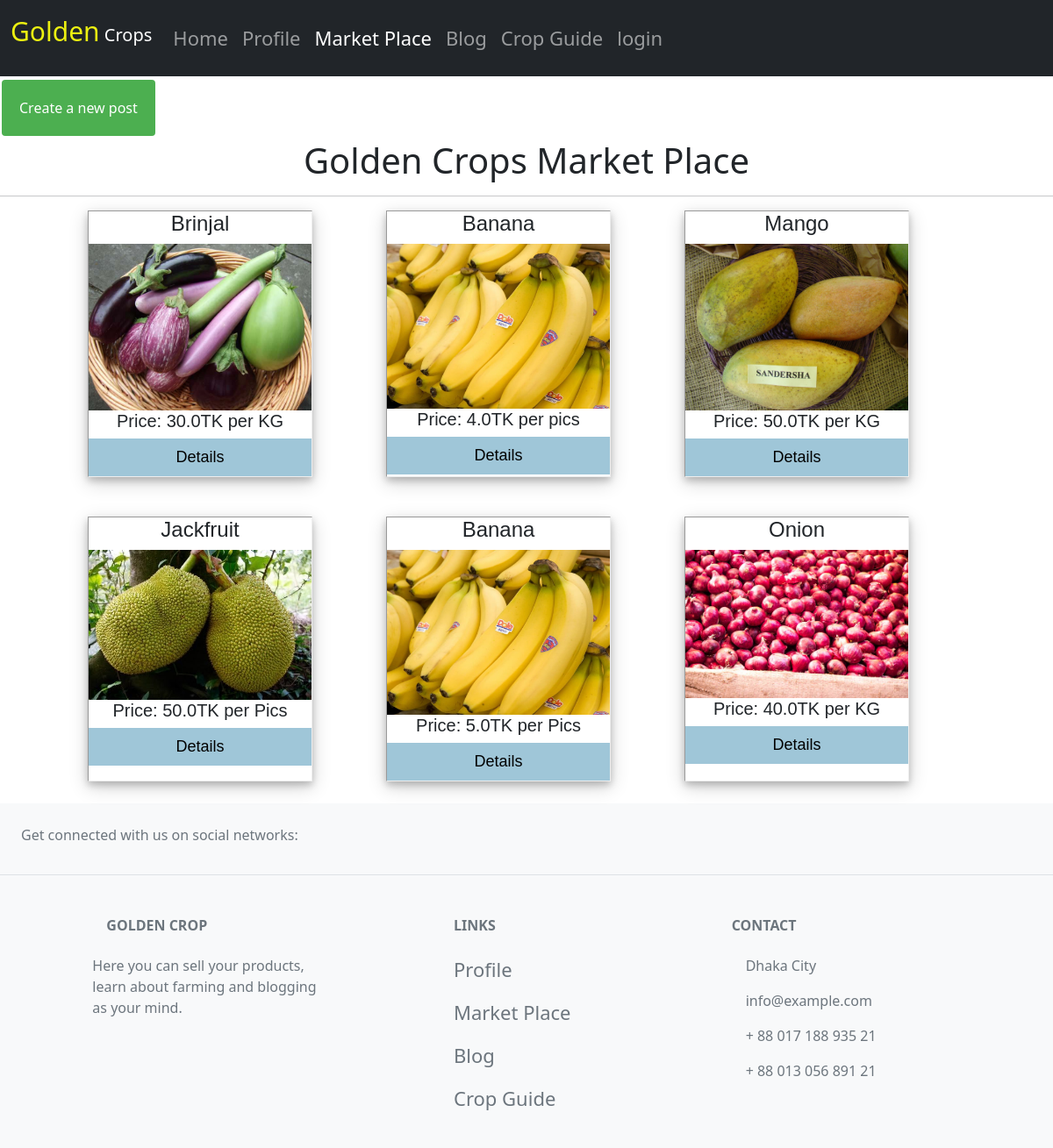
Page /market_place on the committed database.
### home/models.py (models this page shows)
class Crop(models.Model):
    username=models.ForeignKey(Profile, null=True, on_delete=models.CASCADE)
    title=models.TextField(max_length=50, blank=True)
    details=models.TextField(max_length=1000, blank=True)
    unit2=models.TextField(max_length=50, blank=True)
    unit=models.FloatField(max_length=100, blank=True)
    price=models.FloatField(max_length=100, blank=True)
    image=models.ImageField(upload_to="home/images", default="",null=True, blank=True)
    pub_date=models.DateTimeField(auto_now_add=True)

### home/views.py (the view)
# urls.py: path("market_place",views.market_place, name='market_place'),
def market_place (request):
        data=Crop.objects.all()
        return render(request,'market_place.html',{'data':data})

### templates/market_place.html (shortened to what this page needs)
{% extends 'base.html' %}
{% block marketactive%}active{% endblock marketactive%}
{% block body %}
    <a href="/market_place_form"class="btn">Create a new post</a>
     <div>
		<h1 class="text-center">Golden Crops Market Place</h1>
		<hr>
		<div class="marketfull">
     {% for temp in data %}
     <div  class="blog">
     <center>
    <h4>{{temp.title}}</br></h4>
    <div class="image">
                   <a href="{{temp.image}}">
               <img src="{{temp.image}}"class="w-100">
          </a>
				</div>
	<h5 class="text-center">Price: {{temp.price}}TK per {{temp.unit2}}</h5>
    <c/enter>
    <form action="/crop_details" method ="post" id="CropSystemform2" >
     <button type="Submit" class="fullbtn"name="CropSystem2" value="{{temp.id}}" form="CropSystemform2" class="read_more">Details</button>
      </form>
    </div>
    {% endfor %}
    </div>
	</div>
{% endblock body %}

### templates/base.html (shortened to what this page needs)
<!doctype html>
<html lang="en">
  <head>
    <link href="https://cdn.jsdelivr.net/npm/bootstrap@5.0.0-beta2/dist/css/bootstrap.min.css" rel="stylesheet">
    <link rel="stylesheet" href="templates/style.css">
  </head>
  <body>
    <nav class="navbar navbar-expand-lg navbar-dark bg-dark">
  <div class="container-fluid">
    <a class="navbar-brand" href="/"><p style="color:rgb(236, 240, 17);font-size:30px;display:inline-block">Golden</p> Crops</a>
    <div class="collapse navbar-collapse" id="navbarSupportedContent">
      <ul class="navbar-nav me-auto mb-2 mb-lg-0">
        <li class="nav-item ">
          <a class="nav-link {% block homeactive%}{% endblock homeactive%}" aria-current="page" href="/">Home</a>
        </li>
        <li class="nav-item ">
          <a class="nav-link  {% block profileactive%}{% endblock profileactive%}" href="/profile">Profile</a>
        </li>
         <li class="nav-item ">
          <a class="nav-link {% block marketactive%}{% endblock marketactive%}" href="/market_place">Market Place</a>
        </li>
        <li class="nav-item ">
          <a class="nav-link {% block blogactive%}{% endblock blogactive%}" href="/blog ">Blog</a>
        </li>
         <li class="nav-item ">
          <a class="nav-link {% block cropactive%}{% endblock cropactive%}" href="/crop_guide">Crop Guide</a>
        </li>
        {% if request.user.is_authenticated %}
        <li class="nav-item">
          <a class="nav-link" href="/logout">logout</a>
        </li>
        {% else %}
                  <li class="nav-item">
          <a class="nav-link" href="/login">login</a>
        </li>
        {% endif %}
      </ul>
    </div>
  </div>
</nav>
{% block body %}{% endblock body %}
<footer class="text-center text-lg-start bg-light text-muted">
  <section
    class="d-flex justify-content-center justify-content-lg-between p-4 border-bottom"
  >
    <div class="me-5 d-none d-lg-block">
      <span>Get connected with us on social networks:</span>
    </div>
    <div>
    </div>
  </section>
  <section class="">
    <div class="container text-center text-md-start mt-5">
      <div class="row mt-3">
        <div class="col-md-3 col-lg-4 col-xl-3 mx-auto mb-4">
          <h6 class="text-uppercase fw-bold mb-4">
            Golden Crop
          </h6>
          <p>
            Here you can sell your products, learn about farming and blogging as your mind.
          </p>
        </div>
        <div class="col-md-3 col-lg-2 col-xl-2 mx-auto mb-4">
          <h6 class="text-uppercase fw-bold mb-4">
            Links
          </h6>
          <p>
            <a href="profile" class="text-reset">Profile</a>
          </p>
          <p>
            <a href="market_place" class="text-reset">Market Place</a>
          </p>
          <p>
            <a href="blog" class="text-reset">Blog</a>
          </p>
          <p>
            <a href="crop_guide" class="text-reset">Crop Guide</a>
          </p>
        </div>
        <div class="col-md-4 col-lg-3 col-xl-3 mx-auto mb-md-0 mb-4">
          <h6 class="text-uppercase fw-bold mb-4">
            Contact
          </h6>
          <p> Dhaka City</p>
          <p>
            info@example.com
          </p>
          <p> + 88 017 188 935 21</p>
          <p> + 88 013 056 891 21</p>
        </div>
      </div>
    </div>
  </section>
  </body>
</html>

### templates/style.css (style rules this page uses)
.marketfull { margin:0 auto; max-width: 1000px; display:grid; grid-template-columns: repeat(auto-fit , minmax(10rem,20rem)); justify-content: center; gap: 20px; font-family: sans-serif; }
.blog { border: 1px; border-style:inset; width: 80%; background-color: white; box-shadow: 0 4px 8px 0 rgba(0, 0, 0, 0.2), 0 6px 20px 0 rgba(0, 0, 0, 0.19); margin-bottom: 25px; }
.fullbtn { border: none; outline: 0; display: inline-block; padding: 8px; color: rgb(0, 0, 0); background-color: rgb(159, 198, 216); text-align: center; cursor: pointer; width: 100%; font-size: 18px; }
a { text-decoration: none; font-size: 22px; color: black; }
.btn { background-color: #4CAF50; border: none; color: white; padding: 20px; text-align: center; text-decoration: none; display: inline-block; font-size: 16px; margin: 4px 2px; cursor: pointer; }
.row:after { content: ""; display: table; clear: both; float:right }

### rows in the picture
Crop: title "Brinjal", image (picture), price "30.0", unit2 "KG", {{ temp.id }} 5 (drawn)
Crop: title "Banana", image (picture), price "4.0", unit2 "pics", {{ temp.id }} 6 (drawn)
Crop: title "Mango", image (picture), price "50.0", unit2 "KG", {{ temp.id }} 7 (drawn)
Crop: title "Jackfruit", image (picture), price "50.0", unit2 "Pics", {{ temp.id }} 8 (drawn)
Crop: title "Banana", image (picture), price "5.0", unit2 "Pics", {{ temp.id }} 10 (drawn)
Crop: title "Onion", image (picture), price "40.0", unit2 "KG", {{ temp.id }} 11 (drawn)
